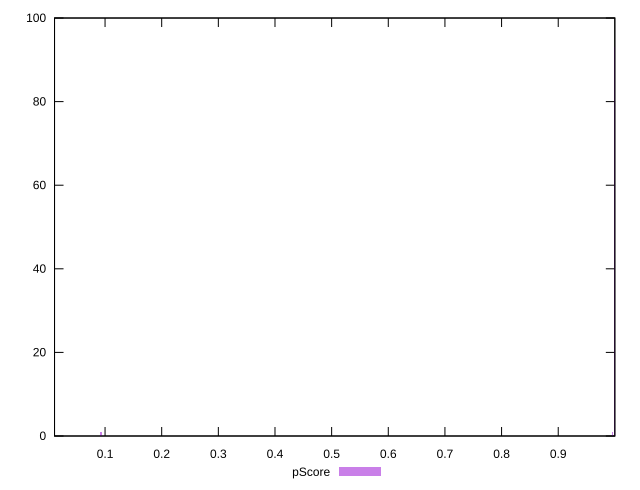

Generate this figure with gnuplot:
reset

$pScore <<EOF
0.09202697910606901 1
0.011361355445193705 1
0.09429925019510775 1
0.999799279177046 93
0.9986631436325266 3
0.9952547369989686 1
EOF

set key outside below
set boxwidth 0.0011361355445193705
set xrange [0.010821785081207846:0.99990435963258]
set yrange [0:100]
set trange [0:100]
set style fill transparent solid 0.5 noborder
set terminal svg size 640, 490 enhanced background rgb 'white'
set output "report/report_00029_2021-02-24T13-36-40.390Z/speed-index/samples/agenda/pScore/histogram.svg"

plot $pScore title "pScore" with boxes

reset
